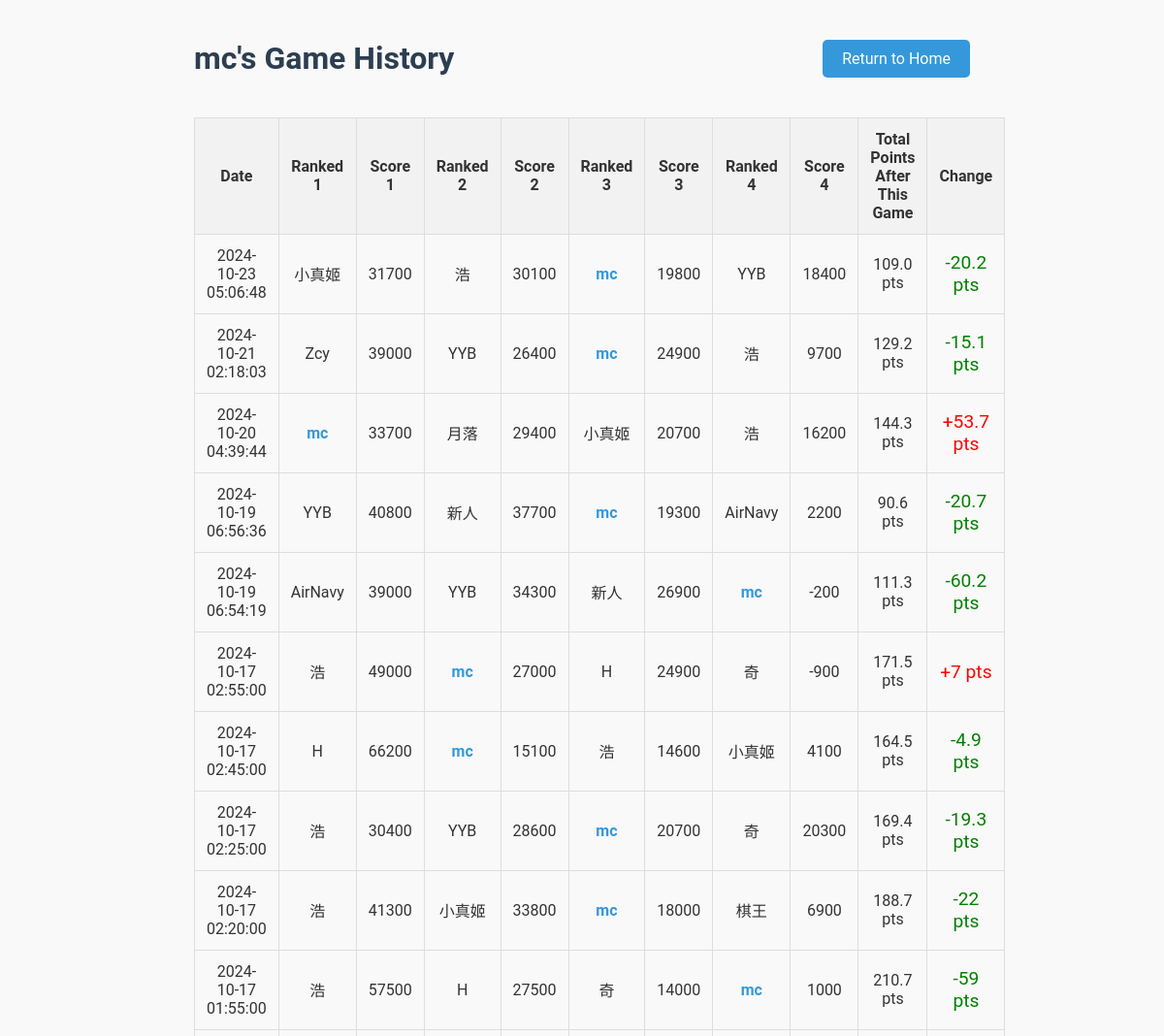
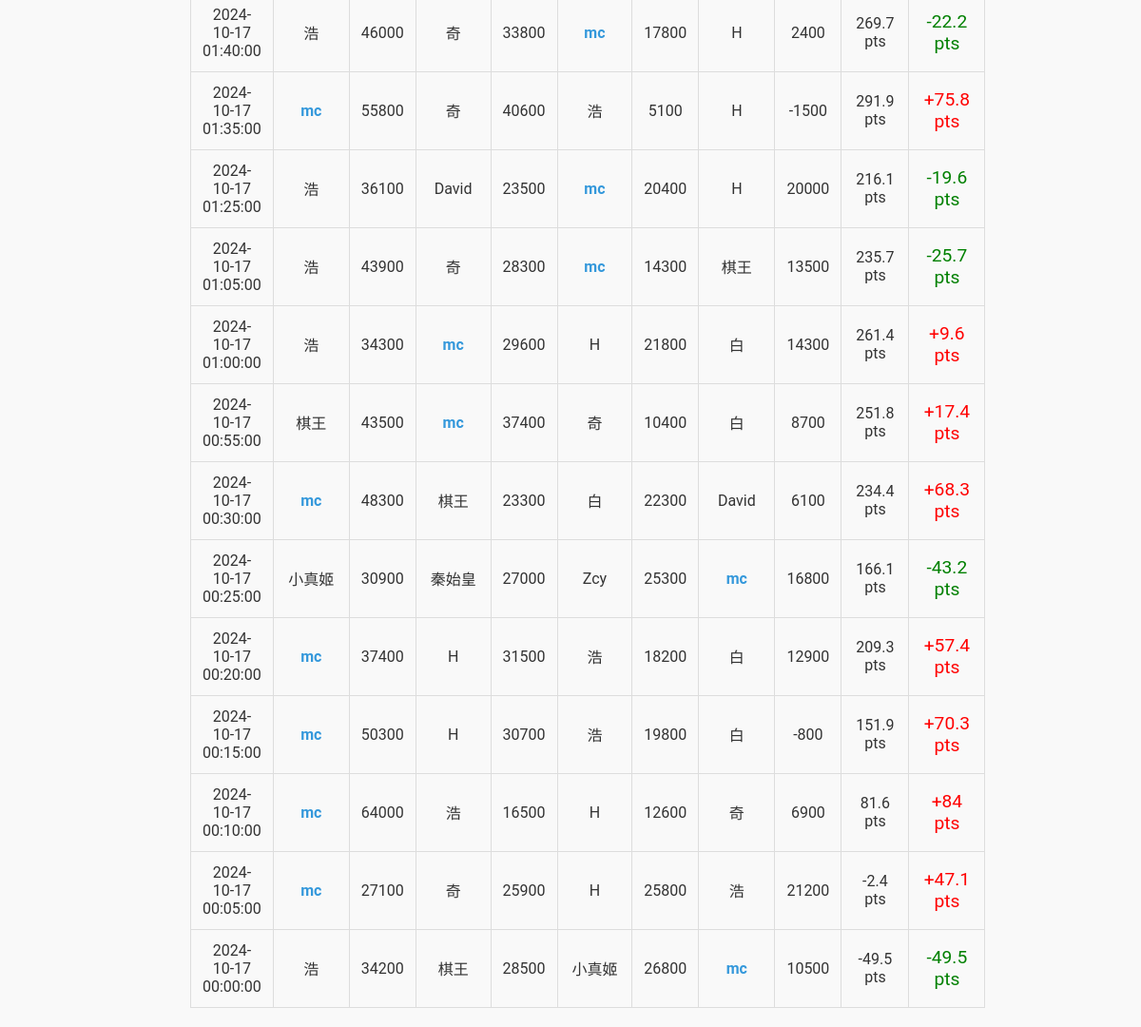
/player/mc, run on the app's committed database (2 pictures, top to bottom).
### tables this page shows
CREATE TABLE games (
    game_id INTEGER PRIMARY KEY AUTOINCREMENT,
    player1 TEXT NOT NULL,
    player2 TEXT NOT NULL,
    player3 TEXT NOT NULL,
    player4 TEXT NOT NULL,
    raw_score1 INTEGER NOT NULL,
    raw_score2 INTEGER NOT NULL,
    raw_score3 INTEGER NOT NULL,
    raw_score4 INTEGER NOT NULL,
    final_score1 INTEGER NOT NULL,
    final_score2 INTEGER NOT NULL,
    final_score3 INTEGER NOT NULL,
    final_score4 INTEGER NOT NULL,
    game_date TIMESTAMP DEFAULT CURRENT_TIMESTAMP
);

### app.py (the view)
@app.route("/player/<player_name>")
def player_statistics(player_name):
    player_name = unquote(player_name)  # Decode the URL-encoded player name
    conn = get_db_connection()
    cursor = conn.cursor()
    cursor.execute("""
    SELECT game_date, player1, player2, player3, player4,
           raw_score1, raw_score2, raw_score3, raw_score4,
           final_score1, final_score2, final_score3, final_score4
    FROM games
    WHERE ? IN (player1, player2, player3, player4)
    ORDER BY game_date DESC
    """, (player_name,))
    games = cursor.fetchall()
    running_total = 0
    processed_games = []
    for game in reversed(games):
        players_and_scores = [
            (game['player1'], game['raw_score1'], game['final_score1']),
            (game['player2'], game['raw_score2'], game['final_score2']),
            (game['player3'], game['raw_score3'], game['final_score3']),
            (game['player4'], game['raw_score4'], game['final_score4'])
        ]
        players_and_scores.sort(key=lambda x: x[2], reverse=True)  # Sort by final score
        current_game_points = None
        for player, raw_score, final_score in players_and_scores:
            if player == player_name:
                current_game_points = final_score
                break
        previous_total = running_total
        running_total += current_game_points  # Update cumulative points
        processed_games.append({
            'game_date': game['game_date'],
            'players_and_scores': players_and_scores,
            'point_change' : round(current_game_points,1),
            'previous_total': round(previous_total, 1),
            'total_points_after_game': round(running_total, 1)  # Round the running total
        })
    processed_games.reverse()
    conn.close()
    return render_template("player_statistics.html", player_name=player_name, games=processed_games)

### app.py (called while the page is built)
def get_db_connection():
    conn = sqlite3.connect('mahjong.db')
    conn.row_factory = sqlite3.Row  # Return rows as dictionaries
    return conn

### templates/player_statistics.html (shortened to what this page needs)
<!DOCTYPE html>
<html lang="en">
<head>
</head>
<body>
    <div class="container">
        <div class="header-row">
            <h1>{{ player_name }}'s Game History</h1>
            <div class="return-button">
                <a href="{{ url_for('home') }}">Return to Home</a>
            </div>
        </div>
        <table>
            <tr>
                <th>Date</th>
                <th>Ranked 1</th>
                <th>Score 1</th>
                <th>Ranked 2</th>
                <th>Score 2</th>
                <th>Ranked 3</th>
                <th>Score 3</th>
                <th>Ranked 4</th>
                <th>Score 4</th>
                <th>Total Points After This Game</th>
                <th>Change</th>
            </tr>
            {% for game in games %}
            <tr>
                <td>{{ game['game_date'] }}</td>
                {% for player, raw_score, final_score in game['players_and_scores'] %}
                <td class="{% if player == player_name %}player-highlight{% endif %}">
                    {{ player }}
                </td>
                <td>{{ raw_score }}</td>
                {% endfor %}
                <td>{{ '%.1f' % game['total_points_after_game'] }} pts</td>
                <td class="point-change {% if game['point_change'] > 0 %}positive-change{% else %}negative-change{% endif %}">
                    {% if game['point_change'] > 0 %}+{% endif %}{{ game['point_change'] }} pts
                </td>
            </tr>
            {% endfor %}
        </table>
    </div>
</body>
</html>

### templates/player_statistics.html (style rules this page uses)
body { font-family: 'Roboto', sans-serif; background-color: #f9f9f9; color: #333; margin: 0; padding: 20px; }
.container { max-width: 800px; margin: 0 auto; }
.header-row { display: flex; justify-content: space-between; align-items: center; margin-bottom: 20px; }
h1 { color: #2c3e50; }
table { width: 100%; border-collapse: collapse; margin-top: 20px; }
th, td { padding: 12px; border: 1px solid #ddd; text-align: center; }
th { background-color: #f2f2f2; }
.player-highlight { font-weight: bold; color: #3498db; }
.point-change { font-size: 1.2em; }
.positive-change { color: red; }
.negative-change { color: green; }
.return-button a { text-decoration: none; background-color: #3498db; color: #ffffff; padding: 10px 20px; border-radius: 5px; transition: background-color 0.3s; }

### data on the page
games: game_date "2024-10-23 05:06:48", player1 "小真姬", raw_score1 "31700", player3 "浩", raw_score3 "30100", player2 "mc", raw_score2 "19800", player4 "YYB", raw_score4 "18400", total_points_after_game "109.0", point_change "-20.2"
games: game_date "2024-10-21 02:18:03", player4 "Zcy", raw_score4 "39000", player1 "YYB", raw_score1 "26400", player2 "mc", raw_score2 "24900", player3 "浩", raw_score3 "9700", total_points_after_game "129.2", point_change "-15.1"
games: game_date "2024-10-20 04:39:44", player3 "mc", raw_score3 "33700", player2 "月落", raw_score2 "29400", player4 "小真姬", raw_score4 "20700", player1 "浩", raw_score1 "16200", total_points_after_game "144.3", point_change "53.7"
games: game_date "2024-10-19 06:56:36", player1 "YYB", raw_score1 "40800", player4 "新人", raw_score4 "37700", player2 "mc", raw_score2 "19300", player3 "AirNavy", raw_score3 "2200", total_points_after_game "90.6", point_change "-20.7"
games: game_date "2024-10-19 06:54:19", player4 "AirNavy", raw_score4 "39000", player2 "YYB", raw_score2 "34300", player3 "新人", raw_score3 "26900", player1 "mc", raw_score1 "-200", total_points_after_game "111.3", point_change "-60.2"
games: game_date "2024-10-17 02:55:00", player4 "浩", raw_score4 "49000", player1 "mc", raw_score1 "27000", player3 "H", raw_score3 "24900", player2 "奇", raw_score2 "-900", total_points_after_game "171.5", point_change "7"
games: game_date "2024-10-17 02:45:00", player4 "H", raw_score4 "66200", player2 "mc", raw_score2 "15100", player3 "浩", raw_score3 "14600", player1 "小真姬", raw_score1 "4100", total_points_after_game "164.5", point_change "-4.9"
games: game_date "2024-10-17 02:25:00", player3 "浩", raw_score3 "30400", player4 "YYB", raw_score4 "28600", player1 "mc", raw_score1 "20700", player2 "奇", raw_score2 "20300", total_points_after_game "169.4", point_change "-19.3"
games: game_date "2024-10-17 02:20:00", player1 "浩", raw_score1 "41300", player3 "小真姬", raw_score3 "33800", player2 "mc", raw_score2 "18000", player4 "棋王", raw_score4 "6900", total_points_after_game "188.7", point_change "-22"
games: game_date "2024-10-17 01:55:00", player3 "浩", raw_score3 "57500", player2 "H", raw_score2 "27500", player1 "奇", raw_score1 "14000", player4 "mc", raw_score4 "1000", total_points_after_game "210.7", point_change "-59"
games: game_date "2024-10-17 01:40:00", player3 "浩", raw_score3 "46000", player4 "奇", raw_score4 "33800", player2 "mc", raw_score2 "17800", player1 "H", raw_score1 "2400", total_points_after_game "269.7", point_change "-22.2"
games: game_date "2024-10-17 01:35:00", player3 "mc", raw_score3 "55800", player4 "奇", raw_score4 "40600", player2 "浩", raw_score2 "5100", player1 "H", raw_score1 "-1500", total_points_after_game "291.9", point_change "75.8"
games: game_date "2024-10-17 01:25:00", player3 "浩", raw_score3 "36100", player2 "David", raw_score2 "23500", player4 "mc", raw_score4 "20400", player1 "H", raw_score1 "20000", total_points_after_game "216.1", point_change "-19.6"
games: game_date "2024-10-17 01:05:00", player4 "浩", raw_score4 "43900", player2 "奇", raw_score2 "28300", player1 "mc", raw_score1 "14300", player3 "棋王", raw_score3 "13500", total_points_after_game "235.7", point_change "-25.7"
games: game_date "2024-10-17 01:00:00", player1 "浩", raw_score1 "34300", player2 "mc", raw_score2 "29600", player3 "H", raw_score3 "21800", player4 "白", raw_score4 "14300", total_points_after_game "261.4", point_change "9.6"
games: game_date "2024-10-17 00:55:00", player3 "棋王", raw_score3 "43500", player4 "mc", raw_score4 "37400", player1 "奇", raw_score1 "10400", player2 "白", raw_score2 "8700", total_points_after_game "251.8", point_change "17.4"
games: game_date "2024-10-17 00:30:00", player3 "mc", raw_score3 "48300", player2 "棋王", raw_score2 "23300", player4 "白", raw_score4 "22300", player1 "David", raw_score1 "6100", total_points_after_game "234.4", point_change "68.3"
games: game_date "2024-10-17 00:25:00", player1 "小真姬", raw_score1 "30900", player4 "秦始皇", raw_score4 "27000", player3 "Zcy", raw_score3 "25300", player2 "mc", raw_score2 "16800", total_points_after_game "166.1", point_change "-43.2"
games: game_date "2024-10-17 00:20:00", player2 "mc", raw_score2 "37400", player1 "H", raw_score1 "31500", player3 "浩", raw_score3 "18200", player4 "白", raw_score4 "12900", total_points_after_game "209.3", point_change "57.4"
games: game_date "2024-10-17 00:15:00", player4 "mc", raw_score4 "50300", player2 "H", raw_score2 "30700", player3 "浩", raw_score3 "19800", player1 "白", raw_score1 "-800", total_points_after_game "151.9", point_change "70.3"
games: game_date "2024-10-17 00:10:00", player4 "mc", raw_score4 "64000", player3 "浩", raw_score3 "16500", player2 "H", raw_score2 "12600", player1 "奇", raw_score1 "6900", total_points_after_game "81.6", point_change "84"
games: game_date "2024-10-17 00:05:00", player3 "mc", raw_score3 "27100", player4 "奇", raw_score4 "25900", player2 "H", raw_score2 "25800", player1 "浩", raw_score1 "21200", total_points_after_game "-2.4", point_change "47.1"
games: game_date "2024-10-17 00:00:00", player4 "浩", raw_score4 "34200", player2 "棋王", raw_score2 "28500", player3 "小真姬", raw_score3 "26800", player1 "mc", raw_score1 "10500", final_score1 "-49.5", point_change "-49.5"

### other printed values
{{ player_name }} "mc"
